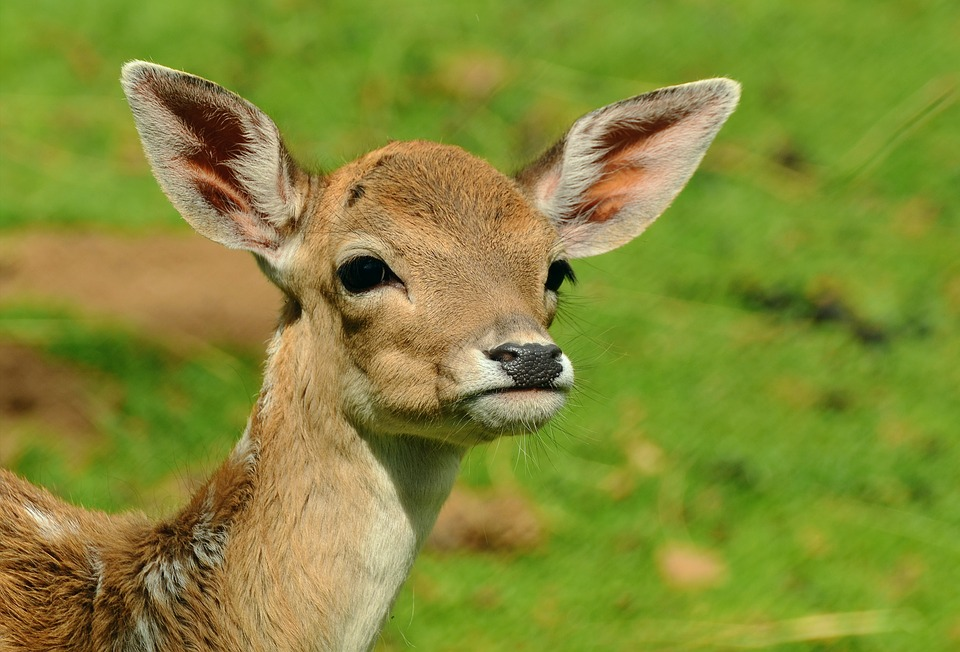
#> input picture deer.jpg, 960 x 652 px
$ python cropping.py --image deer.jpg
#> lines starting #> are read from the running program, lines starting #| are printed output that depends on the picture
import cv2
import argparse
ap=argparse.ArgumentParser()
ap.add_argument("-i","--image", required=True, help="Path to the image")
args=vars(ap.parse_args())
image= cv2.imread(args["image"])
#> image is the input picture: shape (652, 960, 3); mean B, G, R 53.6, 139, 132
cv2.imshow("Original", image)
# cropping
cropped= image[30:120, 240:335]
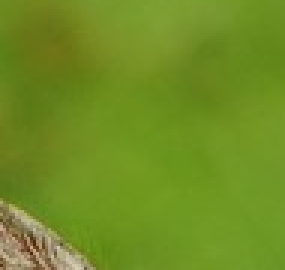
#> cropped: shape (90, 95, 3) (shown 3 times larger); mean B, G, R 35.2, 142.3, 111.6
cv2.imshow("Cropped", cropped)
cv2.waitKey(0)
